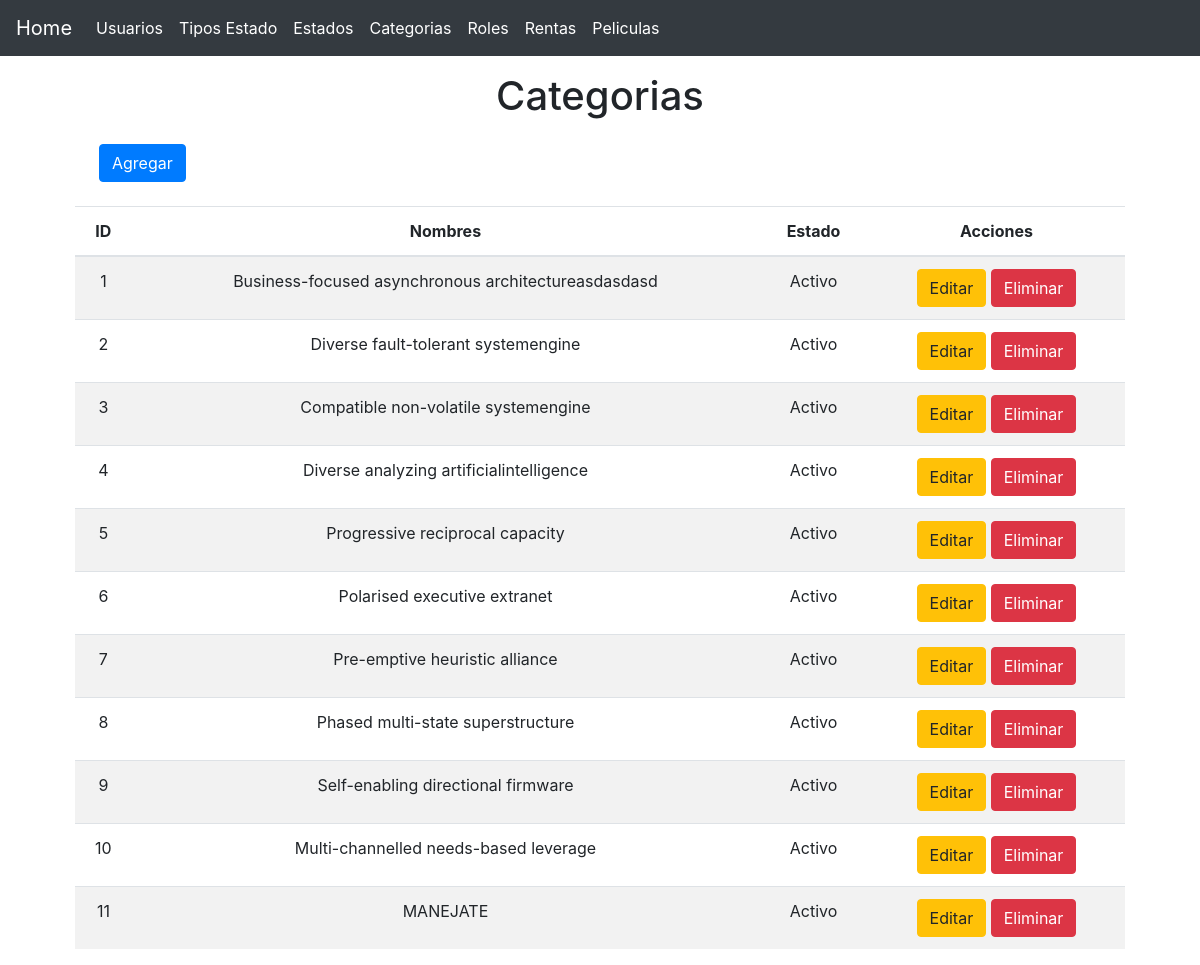
Page /?controller=category on the committed database.
### tables this page shows
CREATE TABLE `categories` (
  `id` int(10) UNSIGNED NOT NULL,
  `name` varchar(255) NOT NULL,
  `status_id` int(10) UNSIGNED NOT NULL,
  `created_at` timestamp NULL DEFAULT NULL,
  `updated_at` timestamp NULL DEFAULT NULL
);

CREATE TABLE `statuses` (
  `id` int(10) UNSIGNED NOT NULL,
  `name` varchar(255) NOT NULL,
  `type_status_id` int(10) UNSIGNED NOT NULL,
  `created_at` timestamp NULL DEFAULT NULL,
  `updated_at` timestamp NULL DEFAULT NULL
);

### controllers/CategoryController.php (called while the page is built, shortened)
<?php
 require 'models/Categories.php';
 class CategoryController
 {
     private $categoryModel;
     public function __construct()
    {
        $this->categoryModel = new Category;
    }
    public function index()
    {
    	$categories = $this->categoryModel->getAll();
    	require 'views/layout.php';
    	require 'views/category/list.php';
    }
 }

### models/Categories.php (called while the page is built, shortened)
<?php
 class Category
 {
    private $pdo;
    public function __construct()
    {
    	try {
    		$this->pdo = new Database;
	    } catch (PDOException $e) {
	    	die($e->getMessage());
	    }
    }
    public function getAll()
    {
    	try {
    		$strSql = "SELECT c.*, s.name as status FROM categories c inner join statuses s on s.Id=c.status_id";
    		$query = $this->pdo->select($strSql);
    		return $query;
	    } catch (PDOException $e) {
	    	die($e->getMessage());
	    }
    }
 }

### providers/Database.php (called while the page is built, shortened)
<?php
class Database extends PDO
{
    public function select($strSql, $arrayData = array(), $fetchMode = PDO::FETCH_OBJ)
    {
    	$query = $this->prepare($strSql);
    	if( !$query->execute() ) {
    		echo "Error, la consulta no se realizó";
    	} else {
    		return $query->fetchAll($fetchMode);
    	}
    }
}

### views/category/list.php (the view)
<main class="container">
	<section class="col-md-12 text-center">
		<div class="mt-3">
			<h1>Categorias</h1>
		</div>
		<div class="col-md-12 m-4 d-flex justify-content-between">
			<a href="?controller=category&method=new" class="btn btn-primary">Agregar</a>
		</div>
		<section class="col-md-12 flex-nowrap table-responsive">
			<table class="table table-striped table-hover">
				<thead>
					<tr>
						<th>ID</th>
						<th>Nombres</th>
						<th>Estado</th>
						<th>Acciones</th>
					</tr>
				</thead>
				<tbody>
					<?php foreach($categories as $category): ?>
						<tr>
							<td><?php echo $category->id ?></td>
							<td><?php echo $category->name ?></td>
							<td><?php echo $category->status ?></td>
							<td>
								<a href="?controller=category&method=edit&id=<?php echo $category->id?>" class="btn btn-warning" title="Editar categoria">Editar</a>
								<a href="?controller=category&method=delete&id=<?php echo $category->id?>" class="btn btn-danger" title="Eliminar categoria">Eliminar</a>
							</td>
						</tr>
					<?php endforeach ?>
				</tbody>
			</table>
		</section>
	</section>
</main>

### rows in the picture
categories: id "1", name "Business-focused asynchronous architectureasdasdasd", status.name "Activo"
categories: id "2", name "Diverse fault-tolerant systemengine", status.name "Activo"
categories: id "3", name "Compatible non-volatile systemengine", status.name "Activo"
categories: id "4", name "Diverse analyzing artificialintelligence", status.name "Activo"
categories: id "5", name "Progressive reciprocal capacity", status.name "Activo"
categories: id "6", name "Polarised executive extranet", status.name "Activo"
categories: id "7", name "Pre-emptive heuristic alliance", status.name "Activo"
categories: id "8", name "Phased multi-state superstructure", status.name "Activo"
categories: id "9", name "Self-enabling directional firmware", status.name "Activo"
categories: id "10", name "Multi-channelled needs-based leverage", status.name "Activo"
categories: id "11", name "MANEJATE", status.name "Activo"
